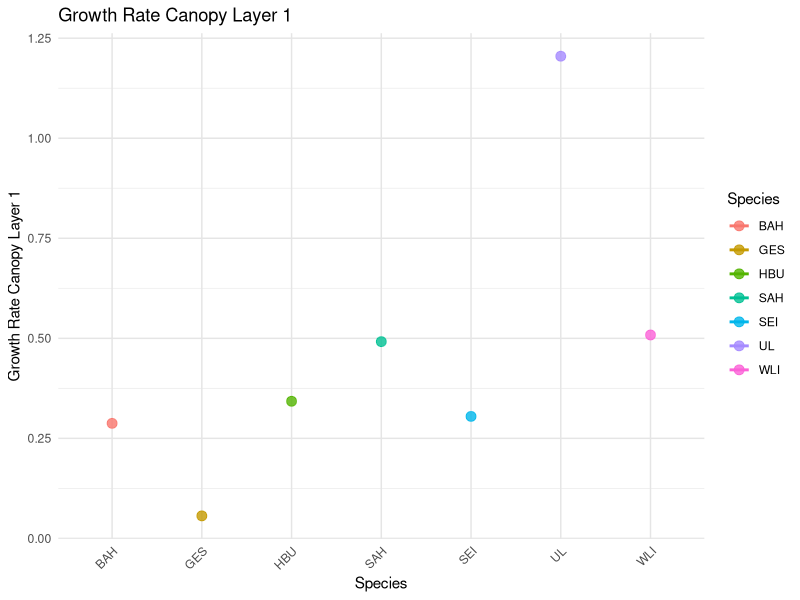
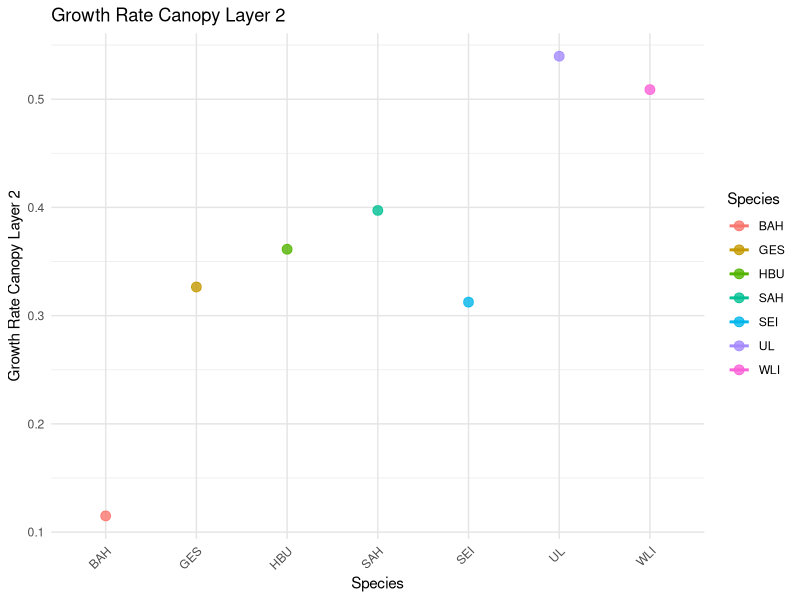
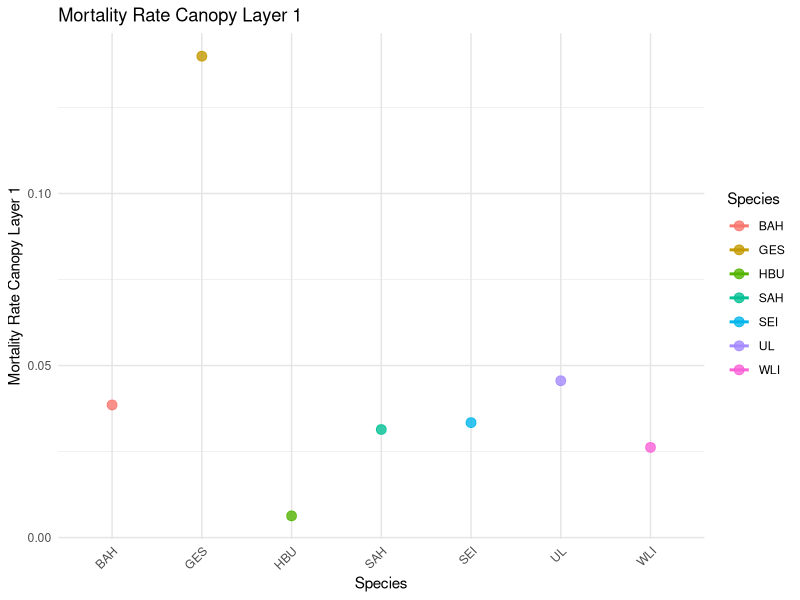
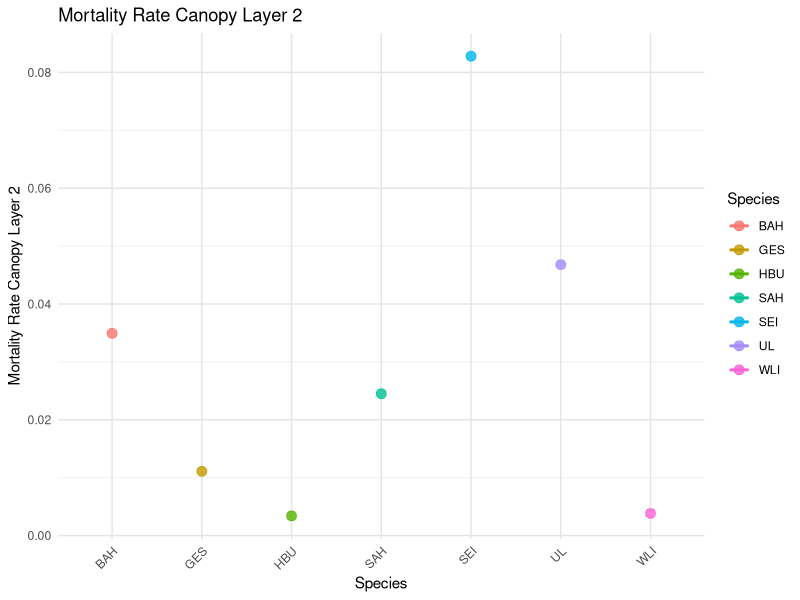
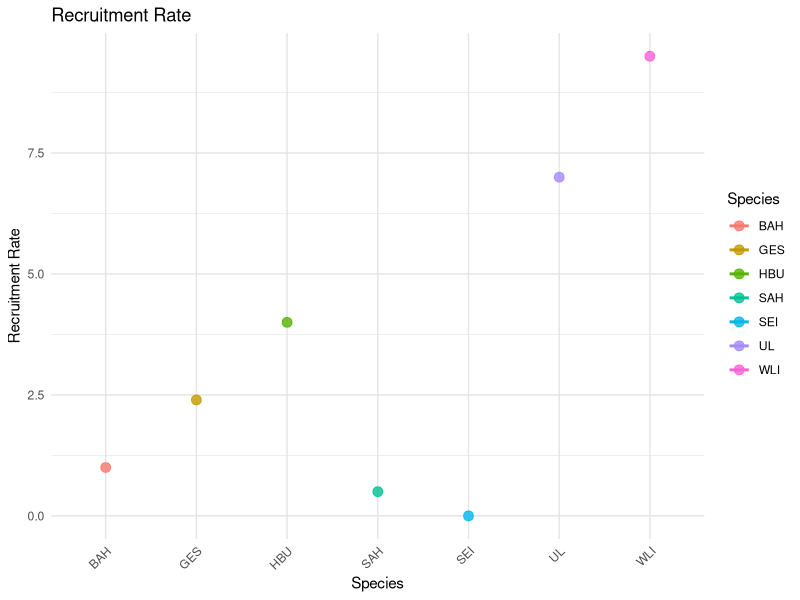

R code for these plots, in order:
library(ggplot2)
library(tidyverse)

# Load the dataset
demographic_data <- read_tsv("demographic_rates_flooded_updated.txt")

# Define the output folder path
output_folder <- "/Users/dulanjanwijenayake/Library/CloudStorage/OneDrive-HiroshimaUniversity/Inter_casestudy/Floodings/Demo rates flooded plots"

# Define the rates to plot and their labels
demographic_rates <- c("G1", "G2", "mu1", "mu2", "rec_ha")
rate_labels <- c(
  G1 = "Growth Rate Canopy Layer 1",
  G2 = "Growth Rate Canopy Layer 2",
  mu1 = "Mortality Rate Canopy Layer 1",
  mu2 = "Mortality Rate Canopy Layer 2",
  rec_ha = "Recruitment Rate"
)

# Loop through each rate and create a plot
for (rate in demographic_rates) {
  # Create the plot
  p <- ggplot(demographic_data, aes(x = sp, y = !!sym(rate), color = sp)) +
    geom_point(size = 3, alpha = 0.8) +
    geom_line(aes(group = sp), size = 1) +
    #scale_y_log10() +  # Use log scale for better visualization of wide ranges
    labs(
      title = rate_labels[[rate]],
      x = "Species",
      y = rate_labels[[rate]],
      color = "Species"
    ) +
    theme_minimal() +
    theme(
      axis.text.x = element_text(angle = 45, hjust = 1),
      panel.grid.major = element_line(color = "grey90"),
      plot.background = element_rect(fill = "white", color = "white")
    )
  
  # Save each plot in the specified folder
  ggsave(
    filename = paste0(output_folder, "/", rate, "_plot.png"),
    plot = p,
    width = 8,
    height = 6
  )
}
